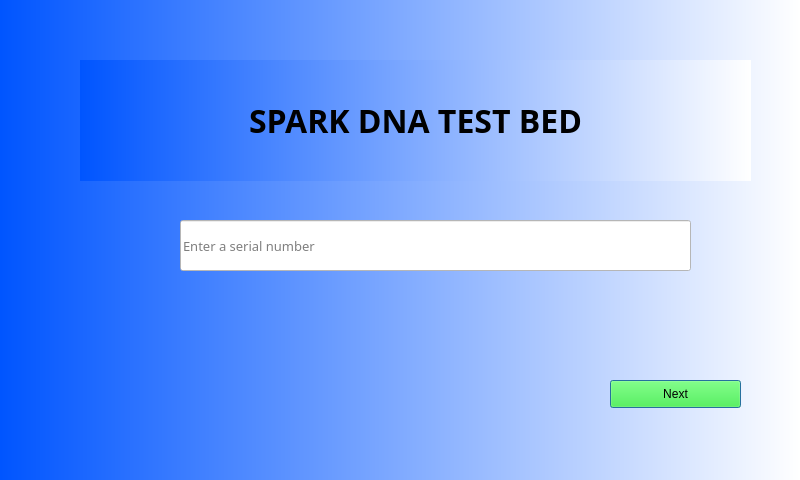
<?xml version="1.0" encoding="UTF-8"?>
<ui version="4.0">
 <class>Dialog</class>
 <widget class="QDialog" name="Dialog">
  <property name="geometry">
   <rect>
    <x>0</x>
    <y>0</y>
    <width>800</width>
    <height>480</height>
   </rect>
  </property>
  <property name="windowTitle">
   <string>Dialog</string>
  </property>
  <property name="styleSheet">
   <string notr="true">background-color: qlineargradient(spread:reflect, x1:0, y1:0, x2:1, y2:0, stop:0 rgba(0, 85, 255, 255), stop:1 rgba(255, 255, 255, 255));</string>
  </property>
  <widget class="QLabel" name="label">
   <property name="geometry">
    <rect>
     <x>80</x>
     <y>60</y>
     <width>671</width>
     <height>121</height>
    </rect>
   </property>
   <property name="font">
    <font>
     <family>Microsoft JhengHei</family>
     <pointsize>24</pointsize>
     <weight>75</weight>
     <bold>true</bold>
    </font>
   </property>
   <property name="text">
    <string>SPARK DNA TEST BED</string>
   </property>
   <property name="alignment">
    <set>Qt::AlignCenter</set>
   </property>
  </widget>
  <widget class="QLineEdit" name="serialnumber">
   <property name="geometry">
    <rect>
     <x>180</x>
     <y>220</y>
     <width>511</width>
     <height>51</height>
    </rect>
   </property>
   <property name="font">
    <font>
     <family>Bahnschrift Light</family>
     <pointsize>10</pointsize>
    </font>
   </property>
   <property name="styleSheet">
    <string notr="true">background-color: rgb(255, 255, 255);</string>
   </property>
   <property name="frame">
    <bool>true</bool>
   </property>
   <property name="echoMode">
    <enum>QLineEdit::Normal</enum>
   </property>
   <property name="placeholderText">
    <string>Enter a serial number</string>
   </property>
  </widget>
  <widget class="QPushButton" name="nextbutton">
   <property name="geometry">
    <rect>
     <x>610</x>
     <y>380</y>
     <width>131</width>
     <height>28</height>
    </rect>
   </property>
   <property name="autoFillBackground">
    <bool>false</bool>
   </property>
   <property name="styleSheet">
    <string notr="true">background-color: rgb(24, 255, 20);</string>
   </property>
   <property name="text">
    <string>Next</string>
   </property>
   <property name="checkable">
    <bool>false</bool>
   </property>
  </widget>
 </widget>
 <resources/>
 <connections/>
</ui>
